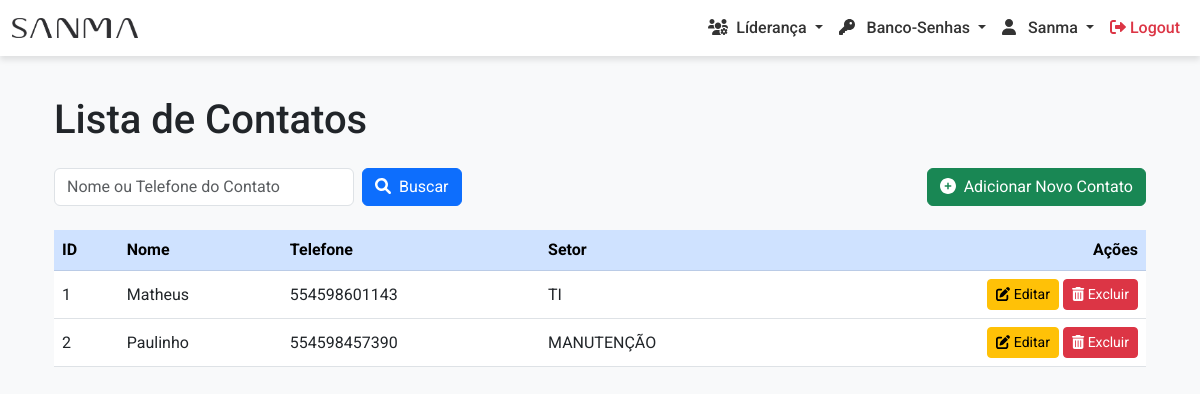
/ordem-servico/listar_contato/ (signed in), run on an earlier commit of the app's database.
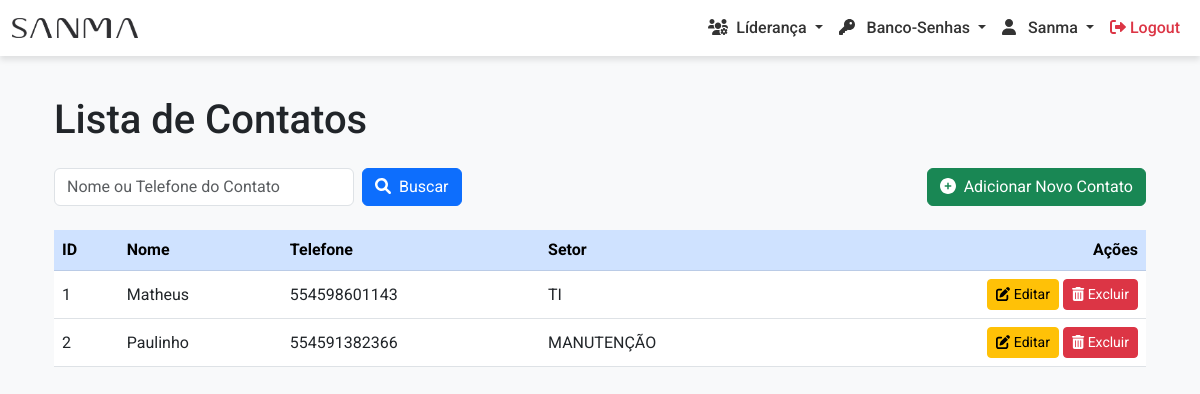
And on a later commit of the database.
### ordem_servico/models.py (models this page shows, shortened)
class Contato(models.Model):
    nome_responsavel = models.CharField(max_length=100)  # Nome do responsável
    numero_telefone = models.CharField(max_length=20)  # Número de telefone
    grupo = models.ForeignKey(Group, on_delete=models.CASCADE)  # Grupo responsável (representando o setor)
    usuario = models.ForeignKey(User, on_delete=models.CASCADE, null=True, blank=True)  # Vinculação ao usuário
    class Meta:
        verbose_name = 'Contato'
        verbose_name_plural = 'Contatos'

### ordem_servico/views/contato.py (the view)
# urls.py: path('listar_contato/', listar_contatos, name='listar_contatos'),
@login_required
@user_passes_test(has_permission, login_url='403')
def listar_contatos(request):
    search = request.GET.get('search', '')
    contatos = Contato.objects.filter(nome_responsavel__icontains=search) if search else Contato.objects.all()
    return render(request, 'contatos/listar_contatos.html', {'contatos': contatos})

### core/views.py (called while the page is built)
def has_permission(user):
    return user.is_authenticated and (user.is_staff or user.groups.filter(name__in=['ADMIN', 'LIDERANÇA']).exists())

### templates/contatos/listar_contatos.html (shortened to what this page needs)
{% extends 'core/base.html' %}
{% load static %}
{% block content %}
<div class="container mt-4">
    <h1 class="mb-4">Lista de Contatos</h1>
    <form method="get" action="{% url 'listar_contatos' %}" class="d-flex flex-wrap justify-content-between align-items-center mb-4">
        <div class="d-flex align-items-center">
            <input type="text" name="search" placeholder="Nome ou Telefone do Contato" value="{{ request.GET.search }}" class="form-control me-2" style="width: 300px;">
            <button type="submit" class="btn btn-primary">
                <i class="fas fa-search me-1"></i> Buscar
            </button>
        </div>
        <a href="{% url 'criar_contato' %}" class="btn btn-success">
            <i class="fas fa-plus-circle me-1"></i> Adicionar Novo Contato
        </a>
    </form>
    <div class="table-responsive">
        <table class="table table-hover align-middle">
            <thead class="table-primary">
                <tr>
                    <th scope="col">ID</th>
                    <th scope="col">Nome</th>
                    <th scope="col">Telefone</th>
                    <th scope="col">Setor</th>
                    <th scope="col" class="text-end">Ações</th>
                </tr>
            </thead>
            <tbody>
                {% for contato in contatos %}
                    <tr>
                        <td>{{ contato.id }}</td>
                        <td>{{ contato.nome_responsavel }}</td>
                        <td>{{ contato.numero_telefone }}</td>
                        <td>{{ contato.grupo.name }}</td>
                        <td class="text-end">
                            <a href="{% url 'editar_contato' contato.id %}" class="btn btn-sm btn-warning">
                                <i class="fas fa-edit"></i> Editar
                            </a>
                            <a href="{% url 'excluir_contato' contato.id %}" class="btn btn-sm btn-danger" onclick="return confirm('Tem certeza que deseja excluir este contato?');">
                                <i class="fas fa-trash-alt"></i> Excluir
                            </a>
                        </td>
                    </tr>
                {% empty %}
                    <tr>
                        <td colspan="5" class="text-center">Nenhum contato encontrado.</td>
                    </tr>
                {% endfor %}
            </tbody>
        </table>
    </div>
</div>
{% endblock %}

What changed in the data, as far as the page shows it:
changed Contato "Paulinho": numero_telefone "554598457390" → "554591382366"
